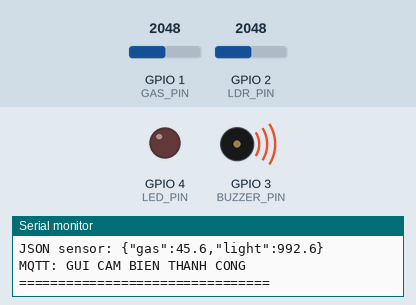
Recording of a program running on a simulated ESP32. Shown: output pins drawn as LEDs (lit = HIGH), buzzer (waves = sounding, pin HIGH), the last lines printed to the serial monitor. Inputs (shaded band) come from the test bench; at power-on: GPIO 2 (LDR_PIN) = 2048, GPIO 1 (GAS_PIN) = 2048 (analog values on the 0–4095 scale). WiFi joins after 1.5 s; servers stay silent unless stated; no MQTT or app messages arrive unless stated.

Above: at 4.2 s.
4.3 s: GPIO 2 (LDR_PIN) set to 2819
7.3 s: GPIO 2 (LDR_PIN) set to 2897
At 8.9 s:
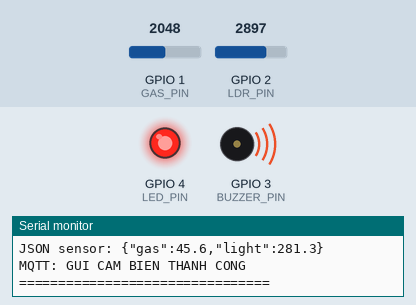
9.5 s: GPIO 1 (GAS_PIN) set to 1823
11.3 s: GPIO 1 (GAS_PIN) set to 1699
At 13.4 s:
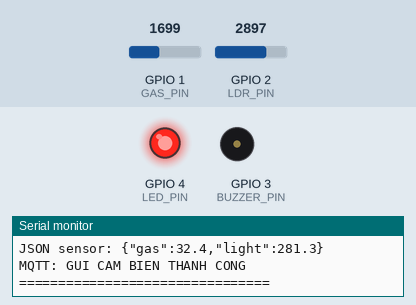
Timing chart, 0 to 14.9 s (numbered marks = the images above; inputs shaded):
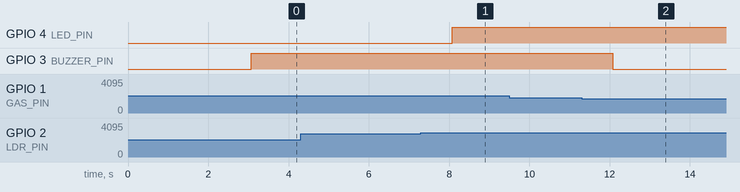

The program:

main.cpp
```cpp
#include <Arduino.h>
#include <WiFi.h>
#include <WiFiClientSecure.h>
#include <PubSubClient.h>
#include <math.h>
#include <string.h>
#include <stdlib.h>
#include <stdio.h>

// =====================================================
// CHAN ESP32-C5
// =====================================================

#define GAS_PIN       1
#define LDR_PIN       2
#define BUZZER_PIN    3
#define LED_PIN       4

// =====================================================
// NGUONG CANH BAO
// =====================================================

// Gas > 35% -> Buzzer ON
#define GAS_PERCENT_ALARM 35.0

// Lux < 300 -> LED ON
#define NGUONG_ANH_SANG 300.0

// =====================================================
// HIEU CHUAN GAS
// =====================================================

#define GAS_ADC_MIN  843.0
#define GAS_ADC_9000 3487.0

// =====================================================
// WIFI
// =====================================================

const char* ssid = "Bao2o05";
const char* password = "99999999";

// =====================================================
// MQTT
// =====================================================

const char* mqtt_server = "g10a898d.ala.us-east-1.emqxsl.com";
const int mqtt_port = 8883;

const char* mqtt_username = "BAOSmart4";
const char* mqtt_password = "Phamminhbao710";

// =====================================================
// MQTT TOPIC
// =====================================================

const char* topic_sensor =
    "nhansida/iot/sensor";

const char* topic_control =
    "nhansida/iot/control";

const char* topic_status =
    "nhansida/iot/status";

// =====================================================
// MQTT CLIENT
// =====================================================

WiFiClientSecure espClient;
PubSubClient client(espClient);

// =====================================================
// BIEN HE THONG
// =====================================================

unsigned long lastPublish = 0;
unsigned long lastStatusPublish = 0;
unsigned long lastWifiAttempt = 0;

const unsigned long PUBLISH_INTERVAL = 1000;
const unsigned long STATUS_INTERVAL = 2000;
const unsigned long WIFI_RETRY_INTERVAL = 5000;

String currentMode = "auto";

bool ledState = false;
bool buzzerState = false;

// Trang thai canh bao khan cap
bool emergencyState = false;

// Trang thai ket noi
bool hasReceivedControl = false;

// =====================================================
// DOC BOOLEAN TRONG JSON
// Tra ve true neu tim thay truong hop le
// =====================================================

bool readJsonBool(
    const char* json,
    const char* key,
    bool* value
) {
    char searchKey[40];

    snprintf(
        searchKey,
        sizeof(searchKey),
        "\"%s\"",
        key
    );

    const char* pos = strstr(json, searchKey);

    if (pos == nullptr) {
        return false;
    }

    pos = strchr(pos, ':');

    if (pos == nullptr) {
        return false;
    }

    pos++;

    while (
        *pos == ' ' ||
        *pos == '\t' ||
        *pos == '\n' ||
        *pos == '\r'
    ) {
        pos++;
    }

    if (strncmp(pos, "true", 4) == 0) {
        *value = true;
        return true;
    }

    if (strncmp(pos, "false", 5) == 0) {
        *value = false;
        return true;
    }

    return false;
}

// =====================================================
// DOC CHUOI MODE TRONG JSON
// =====================================================

bool readJsonString(
    const char* json,
    const char* key,
    char* output,
    size_t outputSize
) {
    if (
        json == nullptr ||
        key == nullptr ||
        output == nullptr ||
        outputSize == 0
    ) {
        return false;
    }

    char searchKey[40];

    snprintf(
        searchKey,
        sizeof(searchKey),
        "\"%s\"",
        key
    );

    const char* pos = strstr(json, searchKey);

    if (pos == nullptr) {
        return false;
    }

    pos = strchr(pos, ':');

    if (pos == nullptr) {
        return false;
    }

    pos++;

    while (
        *pos == ' ' ||
        *pos == '\t' ||
        *pos == '\n' ||
        *pos == '\r'
    ) {
        pos++;
    }

    if (*pos != '"') {
        return false;
    }

    pos++;

    const char* endQuote = strchr(pos, '"');

    if (endQuote == nullptr) {
        return false;
    }

    size_t length = endQuote - pos;

    if (length >= outputSize) {
        return false;
    }

    memcpy(output, pos, length);
    output[length] = '\0';

    return true;
}

// =====================================================
// CAP NHAT GPIO
// =====================================================

void applyOutputs() {
    // Khi canh bao khan cap bat:
    // LED va buzzer deu duoc yeu cau bat.
    if (emergencyState) {
        digitalWrite(LED_PIN, HIGH);
        digitalWrite(BUZZER_PIN, HIGH);
        return;
    }

    digitalWrite(
        LED_PIN,
        ledState ? HIGH : LOW
    );

    digitalWrite(
        BUZZER_PIN,
        buzzerState ? HIGH : LOW
    );
}

// =====================================================
// GUI TRANG THAI THIET BI LEN BACKEND
// =====================================================

void publishDeviceStatus() {
    if (!client.connected()) {
        return;
    }

    char statusJson[200];

    snprintf(
        statusJson,
        sizeof(statusJson),
        "{\"mode\":\"%s\",\"led\":%s,\"buzzer\":%s,\"emergency\":%s}",
        currentMode.c_str(),
        ledState ? "true" : "false",
        buzzerState ? "true" : "false",
        emergencyState ? "true" : "false"
    );

    bool ok = client.publish(
        topic_status,
        statusJson,
        true
    );

    Serial.print("Trang thai thiet bi: ");
    Serial.println(statusJson);

    if (!ok) {
        Serial.println(
            "Gui trang thai MQTT that bai"
        );
    } else {
        lastStatusPublish = millis();
    }
}

// =====================================================
// XU LY LENH MQTT
// =====================================================

void mqttCallback(
    char* topic,
    byte* payload,
    unsigned int length
) {
    if (strcmp(topic, topic_control) != 0) {
        return;
    }

    char message[256];

    if (length >= sizeof(message)) {
        Serial.println(
            "Lenh MQTT qua dai, bo qua"
        );
        return;
    }

    memcpy(message, payload, length);
    message[length] = '\0';

    Serial.println();
    Serial.println("================================");
    Serial.println("NHAN LENH TU DASHBOARD");
    Serial.print("Topic: ");
    Serial.println(topic);
    Serial.print("Payload: ");
    Serial.println(message);

    // -------------------------------------------------
    // 1. KIEM TRA LENH CANH BAO KHAN CAP
    // -------------------------------------------------

    bool requestedEmergency;

    if (
        readJsonBool(
            message,
            "emergency",
            &requestedEmergency
        )
    ) {
        emergencyState = requestedEmergency;
        hasReceivedControl = true;

        Serial.print("CANH BAO KHAN CAP: ");

        Serial.println(
            emergencyState ? "BAT" : "TAT"
        );

        // Cap nhat GPIO ngay lap tuc.
        applyOutputs();

        // Gui lai trang thai de dashboard cap nhat.
        publishDeviceStatus();

        Serial.println("================================");
        return;
    }

    // -------------------------------------------------
    // 2. DOC CHE DO AUTO / MANUAL
    // -------------------------------------------------

    char modeValue[20] = {0};

    if (
        !readJsonString(
            message,
            "mode",
            modeValue,
            sizeof(modeValue)
        )
    ) {
        Serial.println(
            "Lenh khong co mode hoac emergency hop le"
        );

        Serial.println("================================");
        return;
    }

    // -------------------------------------------------
    // 3. CHE DO AUTO
    // -------------------------------------------------

    if (strcmp(modeValue, "auto") == 0) {
        currentMode = "auto";
        hasReceivedControl = true;

        Serial.println(
            "Da chuyen sang CHE DO TU DONG"
        );

        // Khong tu tat emergency.
        // Trang thai khan cap chi thay doi
        // khi nhan lenh emergency true/false.
        applyOutputs();
        publishDeviceStatus();

        Serial.println("================================");
        return;
    }

    // -------------------------------------------------
    // 4. CHE DO MANUAL
    // -------------------------------------------------

    if (strcmp(modeValue, "manual") == 0) {
        bool requestedLed = false;
        bool requestedBuzzer = false;

        bool ledValid = readJsonBool(
            message,
            "led",
            &requestedLed
        );

        bool buzzerValid = readJsonBool(
            message,
            "buzzer",
            &requestedBuzzer
        );

        if (!ledValid || !buzzerValid) {
            Serial.println(
                "Lenh manual can led va buzzer true/false"
            );

            Serial.println("================================");
            return;
        }

        currentMode = "manual";

        ledState = requestedLed;
        buzzerState = requestedBuzzer;

        hasReceivedControl = true;

        applyOutputs();

        Serial.println(
            "Da chuyen sang CHE DO THU CONG"
        );

        Serial.print("LED: ");
        Serial.println(ledState ? "ON" : "OFF");

        Serial.print("BUZZER: ");
        Serial.println(
            buzzerState ? "ON" : "OFF"
        );

        publishDeviceStatus();

        Serial.println("================================");
        return;
    }

    Serial.println("Mode khong hop le");
    Serial.println("================================");
}

// =====================================================
// KET NOI WIFI
// =====================================================

void setup_wifi() {
    Serial.println();
    Serial.println("================================");
    Serial.println("ESP32-C5 KET NOI WIFI");
    Serial.println("================================");

    WiFi.mode(WIFI_STA);
    WiFi.setSleep(false);
    WiFi.begin(ssid, password);

    unsigned long startTime = millis();

    while (
        WiFi.status() != WL_CONNECTED &&
        millis() - startTime < 20000
    ) {
        delay(500);
        Serial.print(".");
    }

    Serial.println();

    if (WiFi.status() == WL_CONNECTED) {
        Serial.println("WIFI DA KET NOI!");

        Serial.print("Dia chi IP: ");
        Serial.println(WiFi.localIP());

        Serial.print("RSSI: ");
        Serial.println(WiFi.RSSI());
    } else {
        Serial.println(
            "WIFI CHUA KET NOI - SE THU LAI"
        );
    }
}

// =====================================================
// KET NOI MQTT
// =====================================================

void reconnectMQTT() {
    if (WiFi.status() != WL_CONNECTED) {
        return;
    }

    Serial.println();
    Serial.println("Dang ket noi MQTT...");

    String clientID =
        "ESP32C5_" +
        String(
            (uint32_t)ESP.getEfuseMac(),
            HEX
        );

    if (
        client.connect(
            clientID.c_str(),
            mqtt_username,
            mqtt_password
        )
    ) {
        Serial.println("MQTT DA KET NOI!");

        bool subscribed = client.subscribe(
            topic_control,
            1
        );

        if (subscribed) {
            Serial.print("Da subscribe topic: ");
            Serial.println(topic_control);
        } else {
            Serial.println(
                "Subscribe topic that bai"
            );
        }

        publishDeviceStatus();
    } else {
        Serial.print(
            "MQTT ket noi that bai. rc = "
        );

        Serial.println(client.state());
    }
}

// =====================================================
// DOC GAS %
// =====================================================

float docGasPercent() {
    int adc = analogRead(GAS_PIN);

    float gasPercent;

    if (adc <= GAS_ADC_MIN) {
        gasPercent = 0.0;
    } else if (adc >= GAS_ADC_9000) {
        gasPercent = 100.0;
    } else {
        gasPercent =
            (
                (float)(adc - GAS_ADC_MIN) /
                (GAS_ADC_9000 - GAS_ADC_MIN)
            ) * 100.0;
    }

    return constrain(
        gasPercent,
        0.0,
        100.0
    );
}

// =====================================================
// DOC GAS PPM
// =====================================================

float docGasPPM() {
    int adc = analogRead(GAS_PIN);

    float ppm;

    if (adc <= GAS_ADC_MIN) {
        ppm = 0.1;
    } else if (adc >= GAS_ADC_9000) {
        ppm = 9000.0;
    } else {
        ppm =
            0.1 +
            (
                (float)(adc - GAS_ADC_MIN) /
                (GAS_ADC_9000 - GAS_ADC_MIN)
            ) * (9000.0 - 0.1);
    }

    return constrain(
        ppm,
        0.1,
        9000.0
    );
}

// =====================================================
// DOC ANH SANG - LUX
// =====================================================

float docAnhSang() {
    int adc = analogRead(LDR_PIN);

    float voltage =
        ((float)adc / 4095.0) * 3.3;

    if (voltage >= 3.29) {
        return 0.1;
    }

    if (voltage <= 0.001) {
        return 100000.0;
    }

    const float GAMMA = 0.7;
    const float RL10 = 50.0;

    float resistance =
        2000.0 * voltage /
        (3.3 - voltage);

    float lux =
        pow(
            RL10 * 1000.0 *
            pow(10.0, GAMMA) /
            resistance,
            1.0 / GAMMA
        );

    return constrain(
        lux,
        0.1,
        100000.0
    );
}

// =====================================================
// SETUP
// =====================================================

void setup() {
    Serial.begin(115200);
    delay(1500);

    analogReadResolution(12);

    pinMode(GAS_PIN, INPUT);
    pinMode(LDR_PIN, INPUT);

    pinMode(LED_PIN, OUTPUT);
    pinMode(BUZZER_PIN, OUTPUT);

    currentMode = "auto";

    ledState = false;
    buzzerState = false;
    emergencyState = false;

    applyOutputs();

    client.setCallback(mqttCallback);
    client.setBufferSize(256);

    // TLS test: bo qua kiem tra chung chi.
    // Nen thay bang chung chi CA khi trien khai that.
    espClient.setInsecure();

    client.setServer(
        mqtt_server,
        mqtt_port
    );

    client.setKeepAlive(30);
    client.setSocketTimeout(10);

    setup_wifi();

    Serial.println();
    Serial.println("================================");
    Serial.println("ESP32-C5 SMART4 SAN SANG");
    Serial.println("Mode mac dinh: AUTO");
    Serial.println("Emergency mac dinh: OFF");
    Serial.println("================================");
}

// =====================================================
// LOOP
// =====================================================

void loop() {
    // -------------------------------------------------
    // 1. DUY TRI WIFI
    // -------------------------------------------------

    if (WiFi.status() != WL_CONNECTED) {
        if (
            millis() - lastWifiAttempt >=
            WIFI_RETRY_INTERVAL
        ) {
            lastWifiAttempt = millis();

            Serial.println(
                "WiFi mat ket noi - dang ket noi lai"
            );

            WiFi.disconnect();
            WiFi.begin(ssid, password);
        }

        delay(10);
        return;
    }

    // -------------------------------------------------
    // 2. DUY TRI MQTT
    // -------------------------------------------------

    if (!client.connected()) {
        static unsigned long lastMqttAttempt = 0;

        if (
            millis() - lastMqttAttempt >= 3000
        ) {
            lastMqttAttempt = millis();
            reconnectMQTT();
        }
    } else {
        client.loop();
    }

    // -------------------------------------------------
    // 3. DOC CAM BIEN VA GUI DU LIEU
    // -------------------------------------------------

    if (
        millis() - lastPublish <
        PUBLISH_INTERVAL
    ) {
        return;
    }

    lastPublish = millis();

    int gasADC = analogRead(GAS_PIN);
    int ldrADC = analogRead(LDR_PIN);

    float gasPercent = docGasPercent();
    float gasPPM = docGasPPM();
    float light = docAnhSang();

    // -------------------------------------------------
    // 4. DIEU KHIEN TU DONG
    // -------------------------------------------------

    if (currentMode == "auto") {
        ledState =
            (light < NGUONG_ANH_SANG);

        buzzerState =
            (gasPercent > GAS_PERCENT_ALARM);
    }

    // Emergency duoc uu tien trong applyOutputs().
    applyOutputs();

    // -------------------------------------------------
    // 5. TAO JSON CAM BIEN
    // -------------------------------------------------

    char sensorJson[128];

    snprintf(
        sensorJson,
        sizeof(sensorJson),
        "{\"gas\":%.1f,\"light\":%.1f}",
        gasPercent,
        light
    );

    // -------------------------------------------------
    // 6. GUI CAM BIEN QUA MQTT
    // -------------------------------------------------

    bool sensorSent = false;

    if (client.connected()) {
        sensorSent = client.publish(
            topic_sensor,
            sensorJson
        );
    }

    // -------------------------------------------------
    // 7. GUI TRANG THAI DINH KY
    // -------------------------------------------------

    if (
        client.connected() &&
        millis() - lastStatusPublish >=
        STATUS_INTERVAL
    ) {
        publishDeviceStatus();
    }

    // -------------------------------------------------
    // 8. SERIAL MONITOR
    // -------------------------------------------------

    Serial.println();
    Serial.println("================================");

    Serial.print("Gas ADC: ");
    Serial.println(gasADC);

    Serial.print("LDR ADC: ");
    Serial.println(ldrADC);

    Serial.print("Gas PPM: ");
    Serial.print(gasPPM, 1);
    Serial.println(" ppm");

    Serial.print("Gas Web: ");
    Serial.print(gasPercent, 1);
    Serial.println(" %");

    Serial.print("Light: ");
    Serial.print(light, 1);
    Serial.println(" lux");

    Serial.print("Mode: ");
    Serial.println(currentMode);

    Serial.print("LED: ");
    Serial.println(
        emergencyState || ledState
            ? "ON"
            : "OFF"
    );

    Serial.print("BUZZER: ");
    Serial.println(
        emergencyState || buzzerState
            ? "ON"
            : "OFF"
    );

    Serial.print("Emergency: ");
    Serial.println(
        emergencyState ? "ON" : "OFF"
    );

    Serial.print("JSON sensor: ");
    Serial.println(sensorJson);

    Serial.println(
        sensorSent
            ? "MQTT: GUI CAM BIEN THANH CONG"
            : "MQTT: CHUA GUI DUOC CAM BIEN"
    );

    Serial.println("================================");
}
```

Measured:
- the behaviour switches between 2858 and 2859 on GPIO 2 (LDR_PIN) (found by bisection; images 0 and 1)
- the behaviour switches between 1769 and 1768 on GPIO 1 (GAS_PIN) (found by bisection; images 1 and 2)
- after the input at 7.3 s, GPIO 4 (LED_PIN): LOW → HIGH after 0.78 s
- after the input at 11.3 s, GPIO 3 (BUZZER_PIN): HIGH → LOW after 0.78 s
